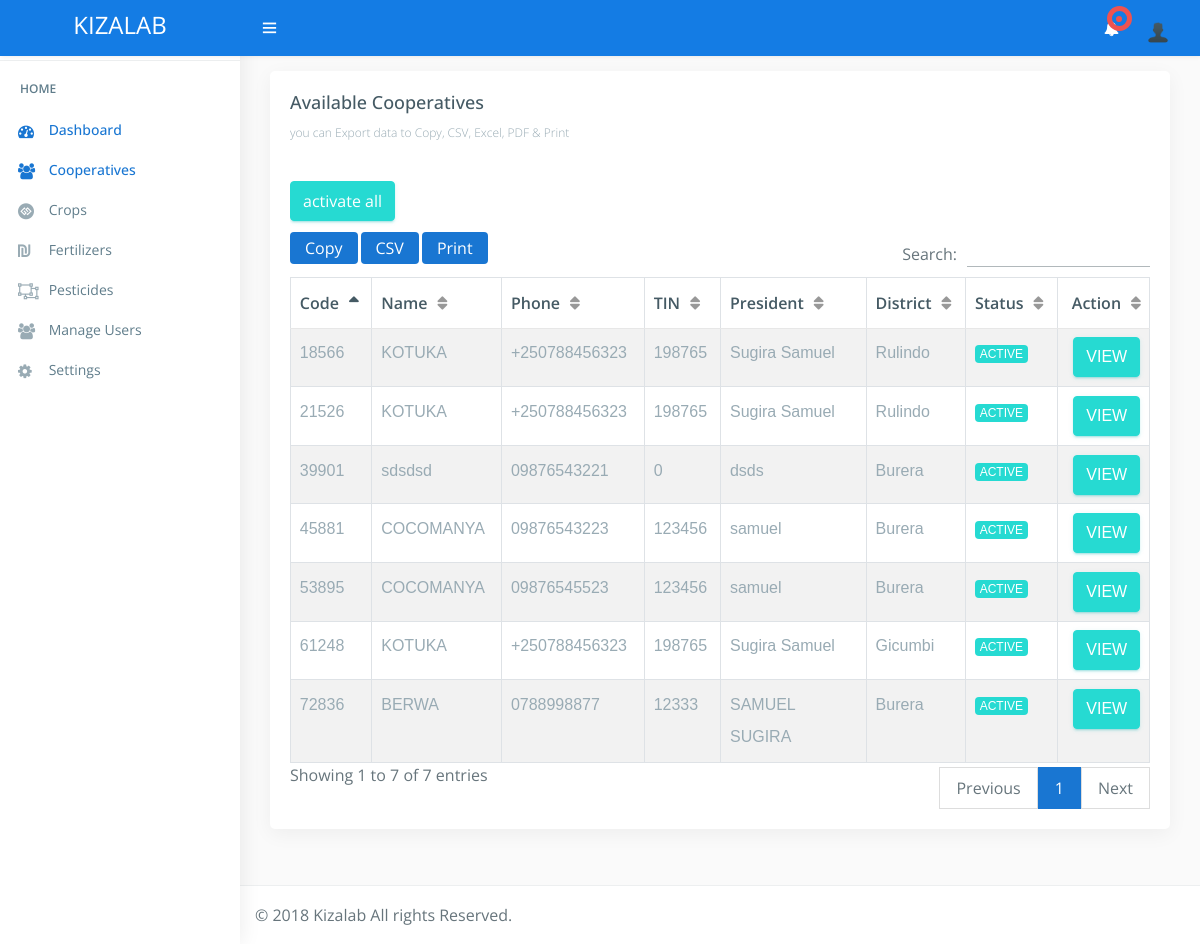
Screenshot of /admin/dashboard (signed in) with the database file from the repository.
### tables this page shows
CREATE TABLE `cooperatives` (
  `cooperativeId` int(100) NOT NULL,
  `cooperativeCode` int(10) NOT NULL,
  `name` varchar(200) NOT NULL,
  `username` varchar(100) NOT NULL,
  `phone` varchar(50) NOT NULL,
  `location` int(10) NOT NULL,
  `sector` int(10) NOT NULL,
  `cell` int(10) NOT NULL,
  `village` int(10) NOT NULL,
  `TIN` int(50) NOT NULL,
  `category` varchar(50) NOT NULL,
  `president` varchar(200) NOT NULL,
  `status` varchar(50) NOT NULL,
  `profile_image` varchar(1024) NOT NULL,
  `regDate` timestamp NOT NULL DEFAULT CURRENT_TIMESTAMP
);

CREATE TABLE `districts` (
  `districtId` int(100) NOT NULL,
  `provinceId` int(100) NOT NULL,
  `name` varchar(200) NOT NULL,
  `status` varchar(50) NOT NULL,
  `regDate` timestamp NOT NULL DEFAULT CURRENT_TIMESTAMP
);

### admin/core/Admin.core.php (called while the page is built, shortened)
<?php
include_once 'Query.php';
class Admin extends Query{
	private $deletedStatus='DELETED';
	public function loadCooperatives(){
		$query="SELECT * FROM cooperatives
				WHERE status!=\"$this->deletedStatus\"
				ORDER BY name ASC";
		$result=$this->select($query);
		return $result;
	}
}
$admin=new Admin();
?>

### admin/includes/database.inc.php (called while the page is built, shortened)
<?php
class Database{
	protected function connect(){
		$this->server="localhost";
		$this->user="root";
		$this->password="";
		$this->database="kiza";
		$conn=new mysqli($this->server,$this->user,$this->password,$this->database);
		return $conn;
	}
}
?>

### admin/core/Query.php (called while the page is built, shortened)
<?php
class Query extends Database{
	protected function select($query){
		$result=array();
		$statement=$this->connect()->query($query);
		while ($row=$statement->fetch_assoc()) {
			$result[]=$row;
		}
		return $result;
	}
}
?>

### admin/core/System.core.php (called while the page is built, shortened)
<?php
include_once 'Query.php';
class System extends Query{
	private $allowedTables=array("coo_land","coo_members","system_fertilizers","districts","cooperatives","system_crops","cropsgrade","gradeId","cropsvariety","coo_members","coo_fertilizers","system_fertilizers","system_pesticides");
	private $allowedFields=array("land_id","cooperativeId","memberId","coop_land","member_land","status","name","fertilizerId","districtId","cropId","gradeId","grade","cropid","varietyId","fertilizerId","pesticideId");
	public function table_field($table,$id_name,$id_field,$fieldname){
		$output="";
		if(in_array($table,$this->allowedTables)){
			if(in_array($id_name,$this->allowedFields)){
				if(in_array($fieldname, $this->allowedFields)){
					$query="SELECT ".$fieldname." FROM ".$table
							." WHERE ".$id_name."=".$id_field;
					$result=$this->select($query);
					foreach ($result as $key => $value) {
						$output=$value[$fieldname];
					}
				}else{
					$output="Invalid Fieldname";
				}
			}else{
				$output="Invalid ID Field";
			}
		}else{
			$output="Invalid Table";
		}
		return $output;
	}
}
$system=new System();
?>

### admin/views/admin/load_cooperatives.php (the view, shortened to what this page needs)
<?php
$cooperatives=$admin->loadCooperatives();
?>
<div class="table-responsive m-t-40">
    <button id="activateAll" class="btn btn-success">activate all</button>
    <table id="example23" class="display nowrap table table-hover table-striped table-bordered" cellspacing="0" width="100%">
        <thead>
            <tr>
                <th>Code</th>
                <th>Name</th>
                <th>Phone</th>
                <th>TIN</th>
                <th>President</th>
                <th>District</th>
                <th>Status</th>
                <th>Action</th>
            </tr>
        </thead>
        <tbody>
            <?php
            foreach ($cooperatives as $key => $value) {
                ?>
                <tr>
                    <td>
                        <?php echo $value['cooperativeCode']; ?>
                    </td>
                    <td>
                        <?php echo $value['name']; ?>
                    </td>
                    <td>
                        <?php echo $value['phone']; ?>
                    </td>
                    <td>
                        <?php echo $value['TIN']; ?>
                    </td>
                    <td>
                        <?php echo $value['president']; ?>
                    </td>
                    <td>
                        <?php echo $system->table_field("districts","districtId",$value['location'],"name");?>
                    </td>
                    <td>
                        <?php
                            if($value['status']=="PENDING"){
                                ?>
                                <span class="badge badge-danger">
                                    <?php echo $value['status']; ?>
                                </span>
                                <?php
                            }elseif($value['status']=="ACTIVE"){
                                ?>
                                <span class="badge badge-success">
                                    <?php echo $value['status']; ?>
                                </span>
                                <?php
                            }
                        ?>
                    </td>
                    <td>
                        <a href="coop_view?coop=<?php echo ($value['cooperativeId'] * 1000); ?>" class="btn btn-success">
                            VIEW
                        </a>
                    </td>
                </tr>
                <?php
            }
            ?>
        </tbody>
    </table>
</div>

### admin/views/utils/system_header.php (shortened to what this page needs)
<!DOCTYPE html>
<html lang="en">
<?php
include 'views/utils/data_stylesheet.php';
?>

### admin/views/utils/data_stylesheet.php (shortened to what this page needs)
<head>
    <link href="css/lib/bootstrap/bootstrap.min.css" rel="stylesheet">
    <link href="css/helper.css" rel="stylesheet">
    <link href="css/style.css" rel="stylesheet">
</head>

### admin/datatable.php (shortened to what this page needs)
<?php
$root_url=$_SERVER['DOCUMENT_ROOT'].'/kiza/admin/';
$header_url=$root_url.'views/utils/system_header.php';
include_once $header_url;
?>
<body class="fix-header fix-sidebar">
    <div id="main-wrapper">
        <?php include 'views/utils/header.php'; ?>
        <?php include 'sidebar.php'; ?>
<div class="page-wrapper">
    <div class="container-fluid">
        <div class="row">
            <div class="col-12">
                <div class="card">
                    <div class="card-body">
                        <h4 class="card-title">Available Cooperatives</h4>
                        <h6 class="card-subtitle">
                            you can Export data to Copy, CSV, Excel, PDF & Print
                        </h6>
                        <?php
                        include $urls['load_cooperatives'];
                        ?>
                    </div>
                </div>
            </div>
        </div>
    </div>
    <?php include 'views/utils/footer.php'; ?>
</div>
    </div>
</body>
</html>

### admin/views/utils/header.php (shortened to what this page needs)
<div class="header" style="background: #147ce4;color:#fff;">
    <nav class="navbar top-navbar navbar-expand-md navbar-light">
        <div class="navbar-header" style="background: #147ce4;color:#fff;">
            <a class="navbar-brand" href="#">
                <h2 style="color: #fff;">KIZALAB</h2>
            </a>
        </div>
        <div class="navbar-collapse">
            <ul class="navbar-nav mr-auto mt-md-0">
                <li class="nav-item m-l-10"> <a class="nav-link sidebartoggler hidden-sm-down text-muted  " href="javascript:void(0)"><i style="color: #fff;" class="ti-menu"></i></a> </li>
            </ul>
            <ul class="navbar-nav my-lg-0">
                <li class="nav-item dropdown">
                    <a class="nav-link dropdown-toggle text-muted text-muted  " href="#" data-toggle="dropdown" aria-haspopup="true" aria-expanded="false"> <i style="color: white;" class="fa fa-bell"></i>
						<div class="notify"> <span class="heartbit"></span> <span class="point"></span> </div>
					</a>
                </li>
                <li class="nav-item dropdown">
                    <a class="nav-link dropdown-toggle text-muted  " href="#" data-toggle="dropdown" aria-haspopup="true" aria-expanded="false">
                        <img src="images/users/user.png" alt="user" class="profile-pic" />
                    </a>
                </li>
            </ul>
        </div>
    </nav>
</div>

### admin/sidebar.php (shortened to what this page needs)
<?php
$root_url=$_SERVER['DOCUMENT_ROOT'].'/kiza/admin/';
$userType=$_SESSION['userType'];
if($userType==1){
	include $root_url.'views/menu/Admin.menu.php';
}
?>

### admin/views/menu/Admin.menu.php
<div class="left-sidebar">
    <div class="scroll-sidebar">
        <nav class="sidebar-nav">
            <ul id="sidebarnav">
                <li class="nav-devider"></li>
                <li class="nav-label">Home</li>
                <li>
                    <a class="" href="dashboard" aria-expanded="false"><i class="fa fa-tachometer"></i>
                    <span class="hide-menu">Dashboard</span>
                    </a>
                </li>
                <li>
                    <a class="" href="dashboard" aria-expanded="false"><i class="fa fa-users"></i>
                    <span class="hide-menu">Cooperatives</span>
                    </a>
                </li>
                <li>
                    <a class="" href="crops_all" aria-expanded="false"><i class="fa fa-gg-circle"></i>
                    <span class="hide-menu">Crops</span>
                    </a>
                </li>
                <li>
                    <a class="" href="fertilizers_all" aria-expanded="false"><i class="fa fa-sheqel"></i>
                    <span class="hide-menu">Fertilizers</span>
                    </a>
                </li>
                <li>
                    <a class="" href="pesticide_all" aria-expanded="false"><i class="fa fa-object-ungroup"></i>
                    <span class="hide-menu">Pesticides</span>
                    </a>
                </li>
                <li>
                    <a class="" href="users" aria-expanded="false"><i class="fa fa-users"></i>
                    <span class="hide-menu">Manage Users</span>
                    </a>
                </li>
                <li>
                    <a class="" href="#" aria-expanded="false"><i class="fa fa-gear"></i>
                    <span class="hide-menu">Settings</span>
                    </a>
                </li>
            </ul>
        </nav>
    </div>
</div>

### admin/views/utils/footer.php
<footer class="footer"> © <?php echo date('Y'); ?> Kizalab All rights Reserved.</footer>

### admin/css/helper.css (style rules this page uses)
.m-t-40 { margin-top: 40px!important; }
.m-l-10 { margin-left: 10px!important; }

### rows the page displays
cooperatives: cooperativeCode "72836", name "BERWA", phone "0788998877", TIN "12333", president "SAMUEL SUGIRA", location.name "Burera", status "ACTIVE"
cooperatives: cooperativeCode "45881", name "COCOMANYA", phone "09876543223", TIN "123456", president "samuel", table_field "Burera", status "ACTIVE"
cooperatives: cooperativeCode "53895", name "COCOMANYA", phone "09876545523", TIN "123456", president "samuel", table_field "Burera", status "ACTIVE"
cooperatives: cooperativeCode "18566", name "KOTUKA", phone "+250788456323", TIN "198765", president "Sugira Samuel", location.name "Rulindo", status "ACTIVE"
cooperatives: cooperativeCode "21526", name "KOTUKA", phone "+250788456323", TIN "198765", president "Sugira Samuel", table_field "Rulindo", status "ACTIVE"
cooperatives: cooperativeCode "61248", name "KOTUKA", phone "+250788456323", TIN "198765", president "Sugira Samuel", location.name "Gicumbi", status "ACTIVE"
cooperatives: cooperativeCode "39901", name "sdsdsd", phone "09876543221", TIN "0", president "dsds", table_field "Burera", status "ACTIVE"
